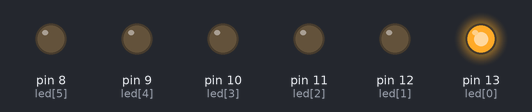
This sketch was run on a simulated Arduino Uno, built with avr-gcc and run on an emulated ATmega328P. Shown: output pins drawn as LEDs (lit = HIGH).

Above: at 0.05 s.
At 0.25 s:
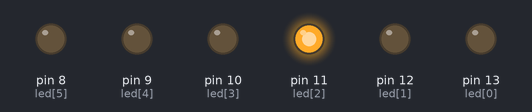
At 0.75 s:
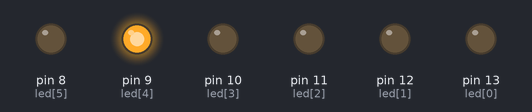
At 1.45 s:
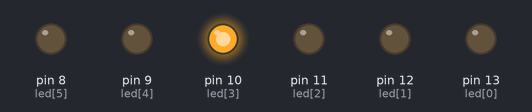
At 2.15 s:
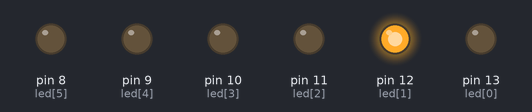
At 2.8 s:
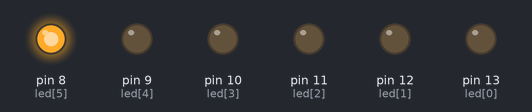
Timing chart, 0 to 3.1 s (numbered marks = the images above):
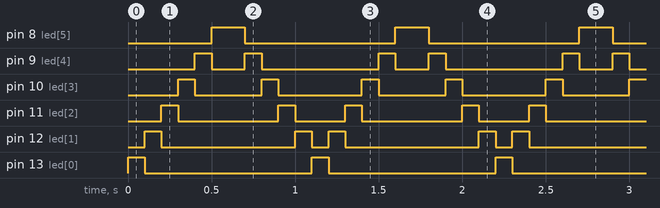

Measured:
- by itself, pin 8 (led[5]): alternates HIGH for 0.20 s and LOW for 0.90 s
- by itself, pin 9 (led[4]): repeats every 1.1 s: LOW 0.20 s, HIGH 0.10 s, LOW 0.70 s, HIGH 0.10 s
- by itself, pin 10 (led[3]): alternates HIGH for 0.10 s and LOW for 0.45 s
- by itself, pin 11 (led[2]): repeats every 1.1 s: LOW 0.60 s, HIGH 0.10 s, LOW 0.30 s, HIGH 0.10 s
- by itself, pin 12 (led[1]): repeats every 1.1 s: LOW 0.80 s, HIGH 0.10 s, LOW 0.10 s, HIGH 0.10 s
- by itself, pin 13 (led[0]): alternates HIGH for 0.10 s and LOW for 1.0 s

The sketch:

Proyecto01_01matricesCocheFantastico.ino
```cpp
/* Coche Fantastico 3
 * --------------
 *
 * Hacemos que el codigo sea mas fluido.
 *
 *
 * 2018, CFTIC
 * @author: Juan Pedro Lopez
 * @hardware: Juan Pedro Lopez
 */
/**
 * Coche fantástico
 */

const byte led[] = {13, 12, 11, 10, 9, 8};

void setup() {
    for (int i=0; i<sizeof(led); i++) {
        pinMode(led[i], OUTPUT);
    }
}

void loop() {
    for (int i=0; i<sizeof(led); i++) {
        digitalWrite(led[i], HIGH);
        delay(100);
        digitalWrite(led[i], LOW);
    }
    for (int i=sizeof(led)-1; i>0; i--) {
        digitalWrite(led[i], HIGH);
        delay(100);
        digitalWrite(led[i], LOW);
    }
}
```
